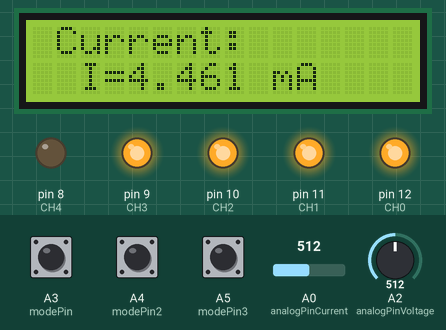
The sketch below on a simulated Arduino Uno, built with avr-gcc and run on an emulated ATmega328P. Shown: 16×2 character LCD, output pins drawn as LEDs (lit = HIGH). The test bench sets the inputs (shaded band); at power-on: A4 (modePin2) HIGH, A5 (modePin3) LOW, A0 (analogPinCurrent) = 512, A2 (analogPinVoltage) = 512, A3 (modePin) LOW. What the sketch prints to the serial monitor is not drawn.

Above: at 1.2 s.
1.3 s: A4 (modePin2) pulled LOW for 1.2 s
At 2.4 s:
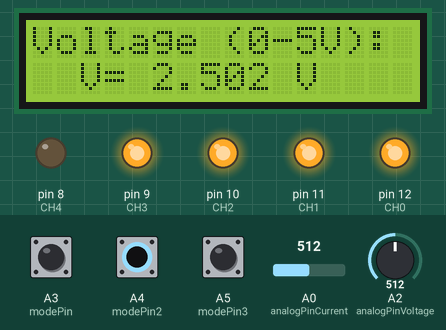
4.0 s: A5 (modePin3) pulled HIGH for 1.2 s
At 5.4 s:
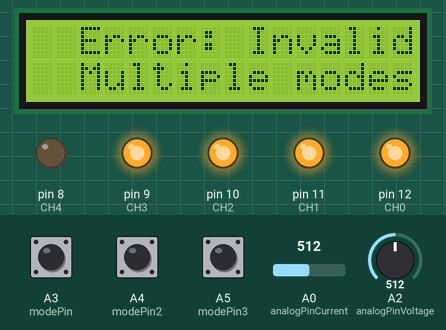
7.1 s: A0 (analogPinCurrent) set to 560
At 8.4 s:
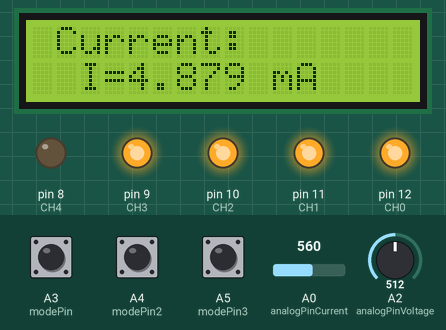
9.1 s: A0 (analogPinCurrent) set to 540
At 10.4 s:
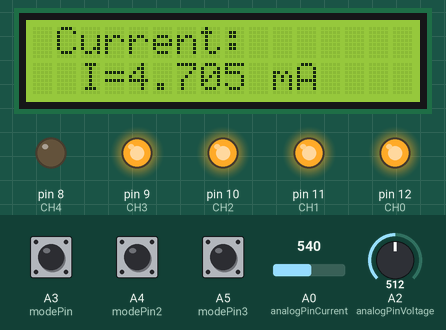
11.1 s: A0 (analogPinCurrent) set to 511
At 12.4 s:
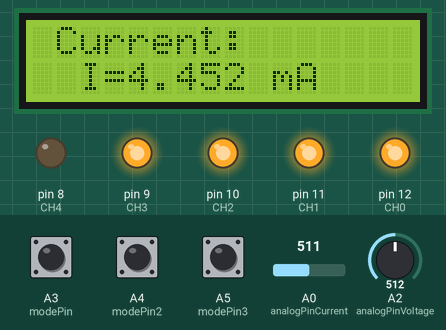
13.1 s: A4 (modePin2) pulled LOW for 3.2 s
At 14.4 s:
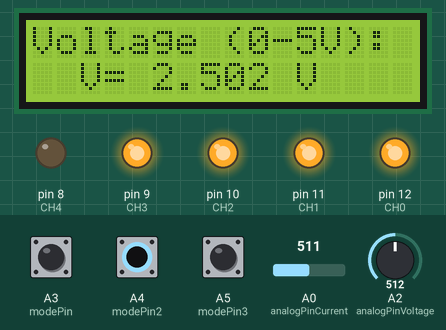
Timing chart, 0 to 16.1 s (numbered marks = the images above; inputs shaded):
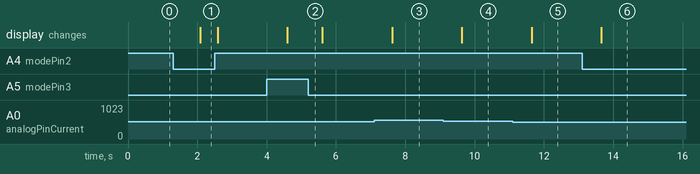

The sketch:

DMM__code.ino
```cpp
#include <LiquidCrystal.h>   // Include Arduino LCD library

// LCD module connections (RS, E, D4, D5, D6, D7)
LiquidCrystal lcd(2, 3, 4, 5, 6, 7);

// Pin configurations and constants for voltmeter
const int analogPinVoltage = A2;
const float referenceVoltage = 5.0;
const float scaleFactor = 6.0;

// Pin configurations and constants for ammeter
const int analogPinCurrent = A0;
const float Rf = 320000; // Feedback resistance in ohms
const float Rin = 10000; // Input resistance in ohms
const float Gain = 1 + (Rf / Rin);
const float Rshunt = 17; // Shunt resistor value in ohms

// Pin configurations and constants for ohmmeter
#define CH0 12
#define CH1 11
#define CH2 10
#define CH3 9
#define CH4 8
const uint32_t res_table[5] = {100, 2000, 10000, 100000, 1000000};
byte ch_number;
uint32_t res;
char _buffer[11];

// Mode selection pins
const int modePin = A3; // Original mode pin
const int modePin2 = A4; // Additional mode pin
const int modePin3 = A5; // Another additional mode pin

void setup() {
  lcd.begin(16, 2);     // Set up the LCD's number of columns and rows
  Serial.begin(9600);   // Initialize serial communication

  // Ohmmeter pin setup
  pinMode(CH0, OUTPUT);
  pinMode(CH1, OUTPUT);
  pinMode(CH2, OUTPUT);
  pinMode(CH3, OUTPUT);
  pinMode(CH4, OUTPUT);
  ch_number = 4;
  ch_select(ch_number);

  // Mode pins setup
  pinMode(modePin, INPUT);
  pinMode(modePin2, INPUT);
  pinMode(modePin3, INPUT);
}

void loop() {
  // Read mode selection values
  bool mode2 = digitalRead(modePin2);
  bool mode3 = digitalRead(modePin3);

  if (!mode2 && !mode3) {
    voltmeterMode();
  } else if (mode2 && !mode3) {
    ammeterMode();
  } else if (!mode2 && mode3) {
    ohmmeterMode();
  } else {
    displayError();
  }
}

void voltmeterMode() {
  bool mode1 = digitalRead(modePin);
  float scaleFactor;
  if (mode1) {
  scaleFactor = 6.0;
  int sensorValue = analogRead(analogPinVoltage);
  float voltage = (sensorValue / 1023.0) * referenceVoltage * scaleFactor;

  lcd.clear();
  lcd.setCursor(0, 0);
  lcd.print("Voltage (0-30V): ");
  lcd.setCursor(2, 1);
  lcd.print("V= ");
  lcd.print(voltage, 3);
  lcd.print(" V");

  Serial.print("Measured Voltage (0-30V): ");
  Serial.println(voltage);

  delay(500);
  }else {
  scaleFactor = 1.0;
  int sensorValue = analogRead(analogPinVoltage);
  float voltage = (sensorValue / 1023.0) * referenceVoltage * scaleFactor;

  lcd.clear();
  lcd.setCursor(0, 0);
  lcd.print("Voltage (0-5V): ");
  lcd.setCursor(2, 1);
  lcd.print("V= ");
  lcd.print(voltage, 3);
  lcd.print(" V");

  Serial.print("Measured Voltage (0-5V): ");
  Serial.println(voltage);

  delay(500);
  }
}

void ammeterMode() {
  float omp_value = analogRead(analogPinCurrent);
  float Vshunt = (omp_value * (5.0 / 1023.0));
  float Vd = Vshunt / Gain;
  float current = (Vd / Rshunt) * 1000;

  lcd.clear();
  lcd.setCursor(1, 0);
  lcd.print("Current:");
  lcd.setCursor(2, 1);
  lcd.print("I=");
  lcd.print(current,3);
  lcd.print(" mA");

  Serial.print("Current Value: I = ");
  Serial.print(current, 3);
  Serial.println(" mA");

  delay(1000);
}

void ohmmeterMode() {
  uint16_t volt_image = analogRead(A1) + 1;

  if (volt_image >= 550 && ch_number < 4) {
    ch_number++;
    ch_select(ch_number);
    delay(50);
    return;
  }

  if (volt_image <= 90 && ch_number > 0) {
    ch_number--;
    ch_select(ch_number);
    delay(50);
    return;
  }

  if (volt_image < 900) {
    float value = (float)volt_image * res / (1023 - volt_image);
    if (value < 1000.0)
      sprintf(_buffer, "%03u.%1u Ohm", (uint16_t)value, (uint16_t)(value * 10) % 10);
    else if (value < 10000.0)
      sprintf(_buffer, "%1u.%03u kOhm", (uint16_t)(value / 1000), (uint16_t)value % 1000);
    else if (value < 100000.0)
      sprintf(_buffer, "%02u.%02u kOhm", (uint16_t)(value / 1000), (uint16_t)(value / 10) % 100);
    else if (value < 1000000.0)
      sprintf(_buffer, "%03u.%1u kOhm", (uint16_t)(value / 1000), (uint16_t)(value / 100) % 10);
    else
      sprintf(_buffer, "%1u.%03u MOhm", (uint16_t)(value / 1000000), (uint16_t)(value / 1000) % 1000);
  } else {
    sprintf(_buffer, "       ");
  }

  lcd.clear();
  lcd.setCursor(0, 0);
  lcd.print("Resistance:");
  lcd.setCursor(0, 4);
  lcd.print(_buffer);

  Serial.println(_buffer);

  delay(500);
}

void displayError() {
  lcd.clear();
  lcd.setCursor(2, 0);
  lcd.print("Error: Invalid");
  lcd.setCursor(2, 1);
  lcd.print("Multiple modes");

  Serial.println("Error: Invalid Mode Selection");

  delay(1000);
}

void ch_select(byte n) {
  switch (n) {
    case 0:
      digitalWrite(CH0, LOW);
      digitalWrite(CH1, HIGH);
      digitalWrite(CH2, HIGH);
      digitalWrite(CH3, HIGH);
      digitalWrite(CH4, HIGH);
      break;
    case 1:
      digitalWrite(CH0, HIGH);
      digitalWrite(CH1, LOW);
      digitalWrite(CH2, HIGH);
      digitalWrite(CH3, HIGH);
      digitalWrite(CH4, HIGH);
      break;
    case 2:
      digitalWrite(CH0, HIGH);
      digitalWrite(CH1, HIGH);
      digitalWrite(CH2, LOW);
      digitalWrite(CH3, HIGH);
      digitalWrite(CH4, HIGH);
      break;
    case 3:
      digitalWrite(CH0, HIGH);
      digitalWrite(CH1, HIGH);
      digitalWrite(CH2, HIGH);
      digitalWrite(CH3, LOW);
      digitalWrite(CH4, HIGH);
      break;
    case 4:
      digitalWrite(CH0, HIGH);
      digitalWrite(CH1, HIGH);
      digitalWrite(CH2, HIGH);
      digitalWrite(CH3, HIGH);
      digitalWrite(CH4, LOW);
  }
  res = res_table[n];
}
```

Measured:
- after the input at 1.3 s, the display: changes after 0.78 s (image 1)
- after the input at 4.0 s, the display: changes after 0.60 s (image 2)
- after the input at 7.1 s, the display: changes after 0.52 s (image 3)
- after the input at 9.1 s, the display: changes after 0.53 s (image 4)
- after the input at 11.1 s, the display: changes after 0.54 s (image 5)
- after the input at 13.1 s, the display: changes after 0.56 s (image 6)
